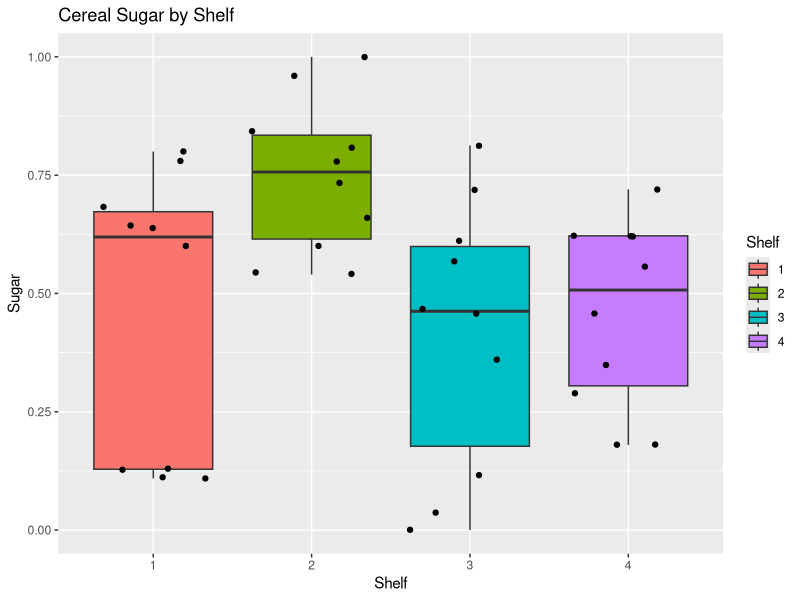
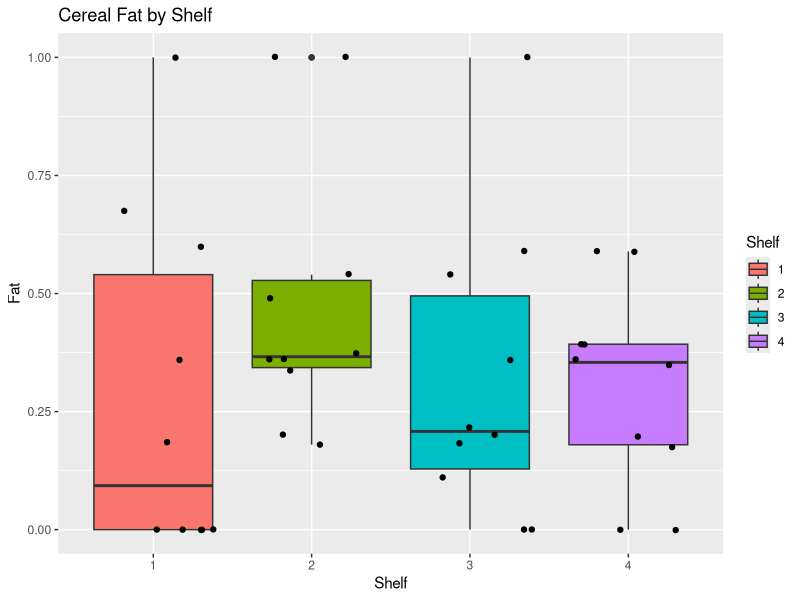
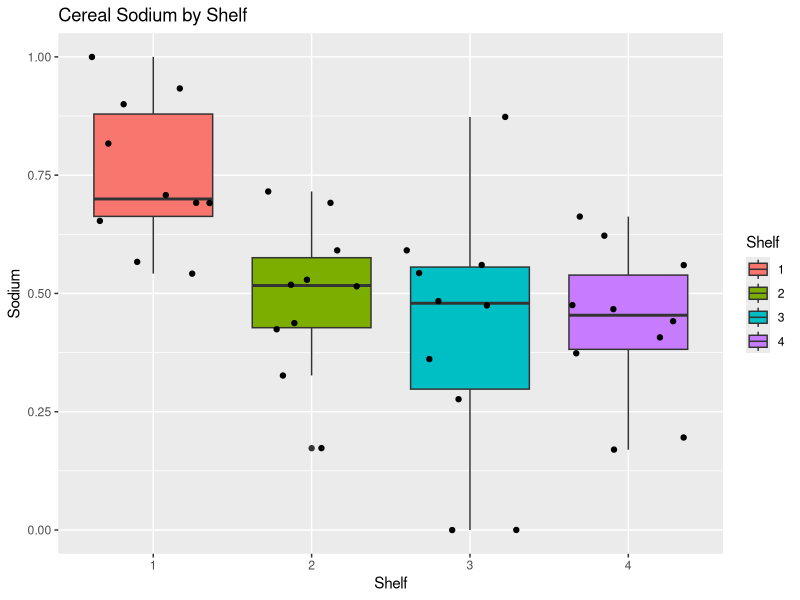
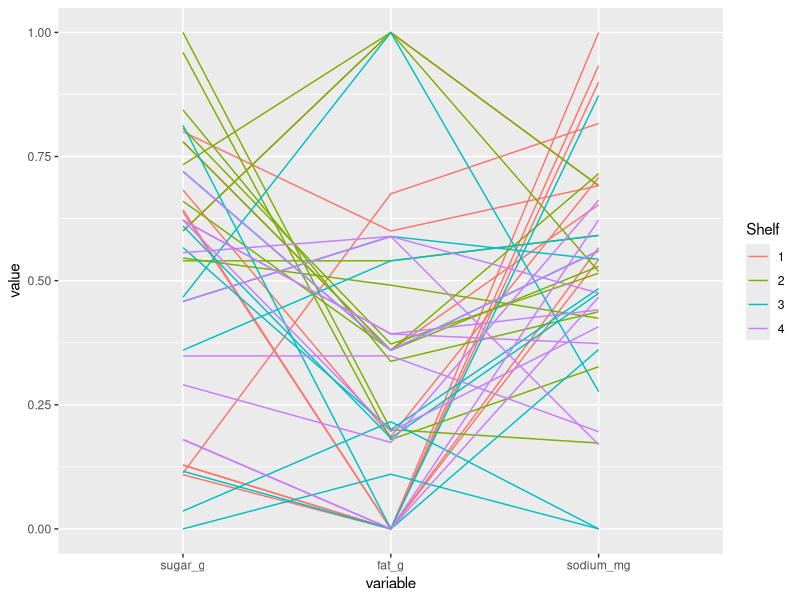
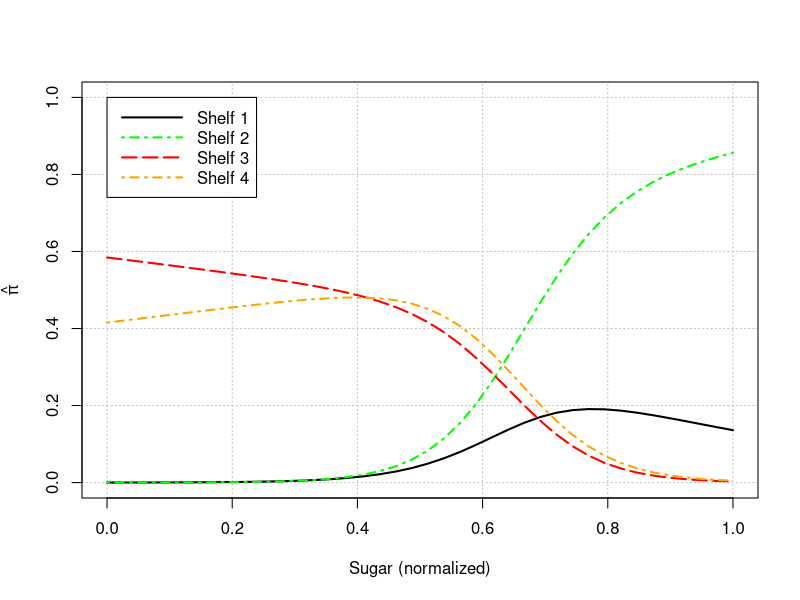

Source code (R) for these figures, in order:
## ---- chunk 1
# Tidy up the code for rendering pdf or html document
library(knitr)
opts_chunk$set(tidy.opts=list(width.cutoff=60),tidy=TRUE)

# Clean up the working environment
rm(list = ls())

# Load Libraries
library(dplyr)
library(car)
library(Hmisc)
library(skimr)
library(ggplot2)

#library(stargazer)
library(gmodels) # For cross tabulation (SAS and SPSS style)

#library(MASS) # will use the polr function
#library(mcprofile)
library(vcd)
library(nnet)

## one at a time, table apply, pared, and public
#lapply(df[, c("apply", "pared", "public")], table)

## three way cross tabs (xtabs) and flatten the table
#ftable(xtabs(~ public + apply + pared, data = df))
## ---- chunk 2
df <- read.csv("cereal_dillons.csv")
#head(df)
## ---- chunk 3
str(df)
#describe(df)
## ---- chunk 4
df$sugar_g = df$sugar_g/df$size_g
df$fat_g = df$fat_g/df$size_g
df$sodium_mg = df$sodium_mg/df$size_g
df$Shelf = as.factor(df$Shelf)
## ---- chunk 5

normalize = function(x) {
  (x - min(x))/(max(x) - min(x))
}

df = cbind(df[, 1:4], apply(df[,5:7], 2, normalize))
head(df) #confirmed normalization worked
## ---- chunk 6
ggplot(df, aes(Shelf, sugar_g)) + 
  geom_boxplot(aes(fill = Shelf)) +
  geom_jitter() +
  ylab("Sugar") + 
  xlab("Shelf") +
  ggtitle("Cereal Sugar by Shelf") 

ggplot(df, aes(Shelf, fat_g)) + 
  geom_boxplot(aes(fill = Shelf)) +
  geom_jitter() +
  ylab("Fat") + 
  xlab("Shelf") +
  ggtitle("Cereal Fat by Shelf") 

ggplot(df, aes(Shelf, sodium_mg)) + 
  geom_boxplot(aes(fill = Shelf)) +
  geom_jitter() +
  ylab("Sodium") + 
  xlab("Shelf") +
  ggtitle("Cereal Sodium by Shelf") 

## ---- chunk 7
library(GGally) #This library is an extension of ggplot2 and has functions that
#reduce complexity of combining geometric objects with transformed data; it was
#recommended when researching parallel coordinates plots

df$Shelf <- as.factor(df$Shelf)
ggparcoord(df, columns = 5:7, groupColumn='Shelf', scale = 'globalminmax')
## ---- chunk 8
#Transformed Shelf back to Int for modeling
df$Shelf <- as.integer(df$Shelf)
## ---- chunk 9
mod.fit <- multinom(formula = Shelf ~ sugar_g + fat_g + sodium_mg, data=df,
                   epsilon = 0.0001, maxit = 1000, trace = F) #trace=F is suppressing convergence output for now)
summary(mod.fit)
round(coef(mod.fit), 2)
## ---- chunk 10
Anova(mod.fit)
## ---- chunk 11
# epsilon = 0.0001 and maxit = 1000 were set since some models were not converging
model.H0 = multinom(
  formula = Shelf ~ sugar_g + fat_g + sodium_mg, 
  data=df, trace = F, epsilon = 0.0001, maxit = 1000)

model.sugar.fat = multinom(
  formula = Shelf ~ sugar_g + fat_g + sodium_mg + sugar_g:fat_g, 
  data=df, trace = F, epsilon = 0.0001, maxit = 1000)

model.sugar.sodium = multinom(
  formula = Shelf ~ sugar_g + fat_g + sodium_mg + sugar_g:sodium_mg, 
  data=df, trace = F, epsilon = 0.0001, maxit = 1000)

model.fat.sodium = multinom(
  formula = Shelf ~ sugar_g + fat_g + sodium_mg + fat_g:sodium_mg, 
  data=df, trace = F, epsilon = 0.0001, maxit = 1000)

model.sugar.fat.sodium = multinom(
  formula = Shelf ~ sugar_g + fat_g + sodium_mg + sugar_g:fat_g:sodium_mg, 
  data=df, trace = F, epsilon = 0.0001, maxit = 1000)

# interacions significance test 
print('Null vs Sugar:Fat')
anova(model.H0, model.sugar.fat)

print('Null vs Sugar:Sodium')
anova(model.H0, model.sugar.sodium)

print('Null vs Fat:Sodium')
anova(model.H0, model.fat.sodium)

print('Null vs Sugar:Fat:Sodium')
anova(model.H0, model.sugar.fat.sodium)
## ---- chunk 12
df_unscaled <- read.csv("cereal_dillons.csv")

new_data = data.frame(
  sugar_g = 12/28/max(df_unscaled$sugar_g),
  fat_g = .5/28/max(df_unscaled$fat_g),
  sodium_mg = 130/28/max(df_unscaled$sodium_mg))
pi.hat = predict(object = mod.fit, newdata = new_data, type = "probs")
round(pi.hat*100,1)
## ---- chunk 13
fat_mean <- mean(df$fat_g)
sodium_mean <- mean(df$sodium_mg)

# Estimate model 
mod.fit.sugar <- multinom(formula = Shelf ~ sugar_g + fat_g + sodium_mg, data = df, trace=F) # suppressing convergence output for now
beta.hat <- coefficients(mod.fit.sugar)

# Plot each pi_j
#Shelf 1
curve(expr = 1/
        (1 + exp(beta.hat[1,1] + beta.hat[1,2]*x + beta.hat[1,3]*fat_mean + beta.hat[1,4]*sodium_mean) +
           exp(beta.hat[2,1] + beta.hat[2,2]*x + beta.hat[2,3]*fat_mean + beta.hat[2,4]*sodium_mean) +
           exp(beta.hat[3,1] + beta.hat[3,2]*x + beta.hat[3,3]*fat_mean + beta.hat[3,4]*sodium_mean)),
      col = "black", lty = "solid", lwd = 2, n = 40,
      xlim = c(min(df$sugar_g), max(df$sugar_g)), ylim=c(0,1), xlab = "Sugar (normalized)", 
      ylab = expression(hat(pi)), panel.first = grid(col = "gray", lty = "dotted"))  

# Shelf 2
curve(expr = exp(beta.hat[1,1] + beta.hat[1,2]*x + beta.hat[1,3]*fat_mean + beta.hat[1,4]*sodium_mean)/
        (1 + exp(beta.hat[1,1] + beta.hat[1,2]*x + beta.hat[1,3]*fat_mean + beta.hat[1,4]*sodium_mean) + 
               exp(beta.hat[2,1] + beta.hat[2,2]*x + beta.hat[2,3]*fat_mean + beta.hat[2,4]*sodium_mean) + 
               exp(beta.hat[3,1] + beta.hat[3,2]*x + beta.hat[3,3]*fat_mean + beta.hat[3,4]*sodium_mean)),
      col = "green", lty = "dotdash", lwd = 2, n = 40, add = TRUE)  
    
#Shelf 3
curve(expr = exp(beta.hat[2,1] + beta.hat[2,2]*x + beta.hat[2,3]*fat_mean + beta.hat[2,4]*sodium_mean)/
        (1 + exp(beta.hat[1,1] + beta.hat[1,2]*x + beta.hat[1,3]*fat_mean + beta.hat[1,4]*sodium_mean) +
           exp(beta.hat[2,1] + beta.hat[2,2]*x + beta.hat[2,3]*fat_mean + beta.hat[2,4]*sodium_mean) +
           exp(beta.hat[3,1] + beta.hat[3,2]*x + beta.hat[3,3]*fat_mean + beta.hat[3,4]*sodium_mean)),
      col = "red", lty = "longdash", lwd = 2, n = 40, add = TRUE)  

# Shelf 4
curve(expr = exp(beta.hat[3,1] + beta.hat[3,2]*x + beta.hat[3,3]*fat_mean + beta.hat[3,4]*sodium_mean)/
        (1 + exp(beta.hat[1,1] + beta.hat[1,2]*x+ beta.hat[1,3]*fat_mean + beta.hat[1,4]*sodium_mean) +
           exp(beta.hat[2,1] + beta.hat[2,2]*x + beta.hat[2,3]*fat_mean + beta.hat[2,4]*sodium_mean) +
           exp(beta.hat[3,1] + beta.hat[3,2]*x+ beta.hat[3,3]*fat_mean + beta.hat[3,4]*sodium_mean)),
      col = "orange", lty = "dotdash", lwd = 2, n = 40, add = TRUE)
    
#Legend    
legend(x = 0, y = 1, legend=c("Shelf 1", "Shelf 2", "Shelf 3", "Shelf 4"),
       lty=c("solid","dotdash", "longdash","dotdash"),
       col=c("black","green","red", "orange"), lwd = c(2,2,2,2), seg.len = 4)
## ---- chunk 14
sd.cereal <- apply(X = df[, -c(1,3:4)], MARGIN = 2, FUN = sd)

c.value <- c(1, sd.cereal)
round(c.value, 2)
## ---- chunk 15
b.hat2 <- coefficients(mod.fit)[1, 2:4]
b.hat2
## ---- chunk 16
b.hat3 <- coefficients(mod.fit)[2, 2:4]
b.hat3
## ---- chunk 17
b.hat4 <- coefficients(mod.fit)[3, 2:4]
b.hat4
## ---- chunk 18
length(c.value)
length(b.hat2)
## ---- chunk 19
#Shelf 2 vs Shelf 1
round(exp(c.value*b.hat2), 2)
round(1/exp(c.value*b.hat2), 2)
## ---- chunk 20
#Shelf 3 vs Shelf 1
round(exp(c.value*b.hat3), 2)
round(1/exp(c.value*b.hat3), 2)
## ---- chunk 21
#Shelf 4 vs Shelf 1
round(exp(c.value*b.hat4), 2)
round(1/exp(c.value*b.hat4), 2)
## ---- chunk 22
conf.int <- confint(object = mod.fit, level = 0.95)
conf.int
